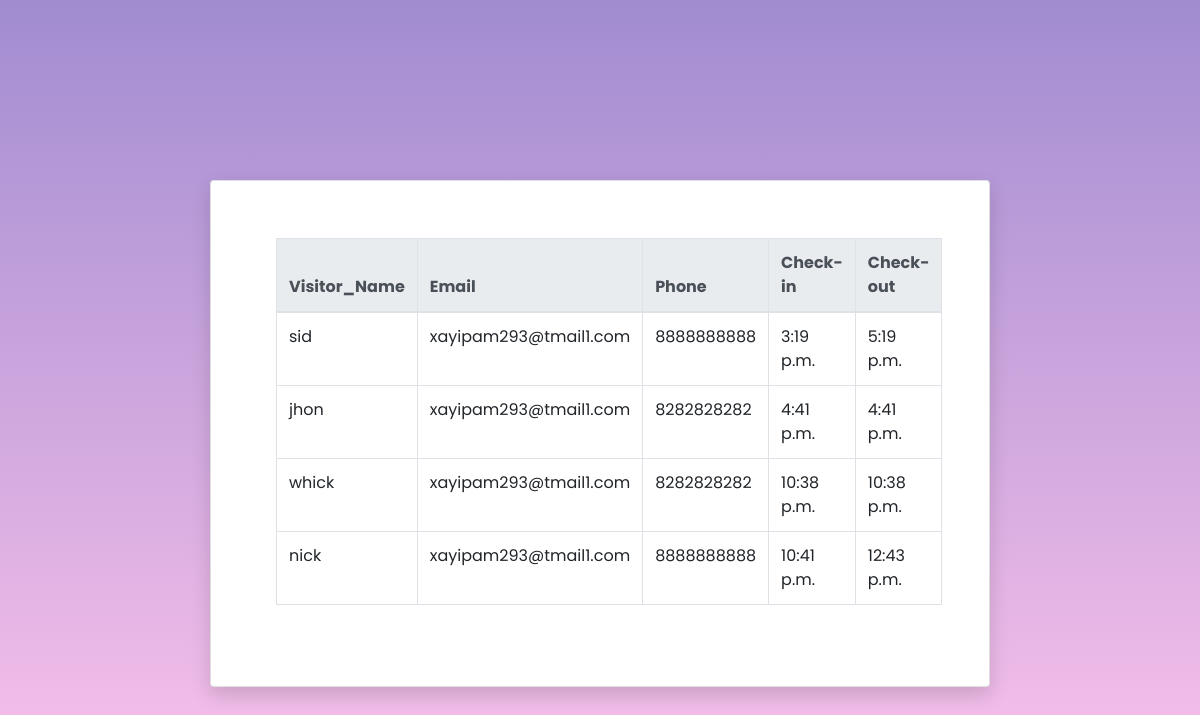
The page /host/manage/ on the database as committed earlier.
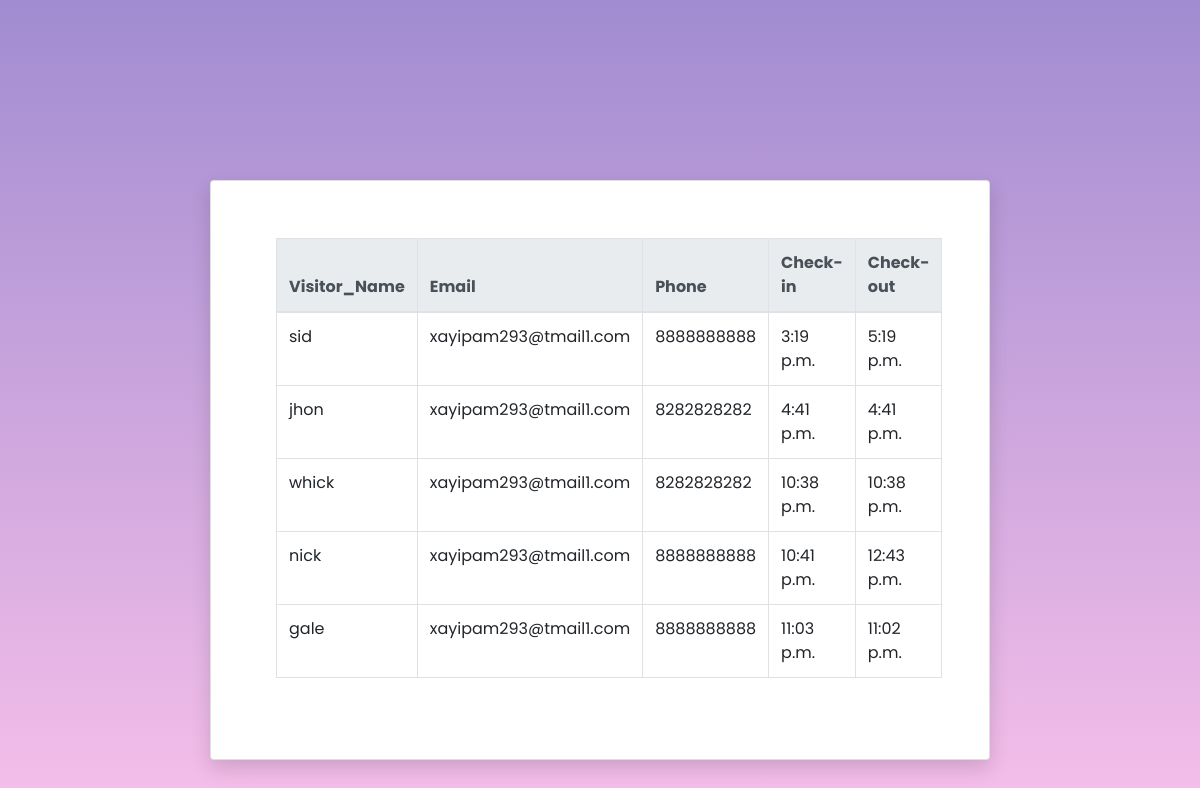
The same page on the database as committed later.
### ems/models.py (models this page shows, shortened)
class Visitor(models.Model):
	def get_default_my_time():
  		return timezone.localtime(timezone.now())
	visitor_name = models.CharField(max_length=200)
	email = models.EmailField()
	phone = models.CharField(max_length=12)
	checkin = models.TimeField(default = get_default_my_time)
	checkout = models.TimeField(default = get_default_my_time)
	host = models.CharField(max_length=200)

### ems/views.py (the view)
# urls.py: path('host/manage/', views.host_manage, name='host_manage'),
def host_manage(request):
	data = Visitor.objects.all()
	return render(request, 'ems/host_manage.html' , {'data':data})

### ems/templates/ems/host_manage.html
{% extends 'ems/base.html' %}
{% block content %}
<table class="table table-bordered">
        <thead class="thead-light">
            <tr>
                <th>Visitor_Name</th>
                <th>Email</th>
                <th>Phone</th>
                <th>Check-in</th>
                <th>Check-out</th>
            </tr>
        </thead>
        <tbody>
            {% for visitor in data %}
                <tr>
                    <td>{{ visitor.visitor_name }}</td>
                    <td>{{ visitor.email }}</td>
                    <td>{{ visitor.phone }}</td>
                    <td>{{ visitor.checkin }}</td>
                    <td>{{ visitor.checkout }}</td>
                </tr>
            {% endfor %}
        </tbody>
    </table>
{% endblock %}

Rows that differ between the two databases and show on the page:
added Visitor: visitor_name "gale", email "xayipam293@tmail1.com", phone "8888888888", checkin "11:03 p.m.", checkout "11:02 p.m."
